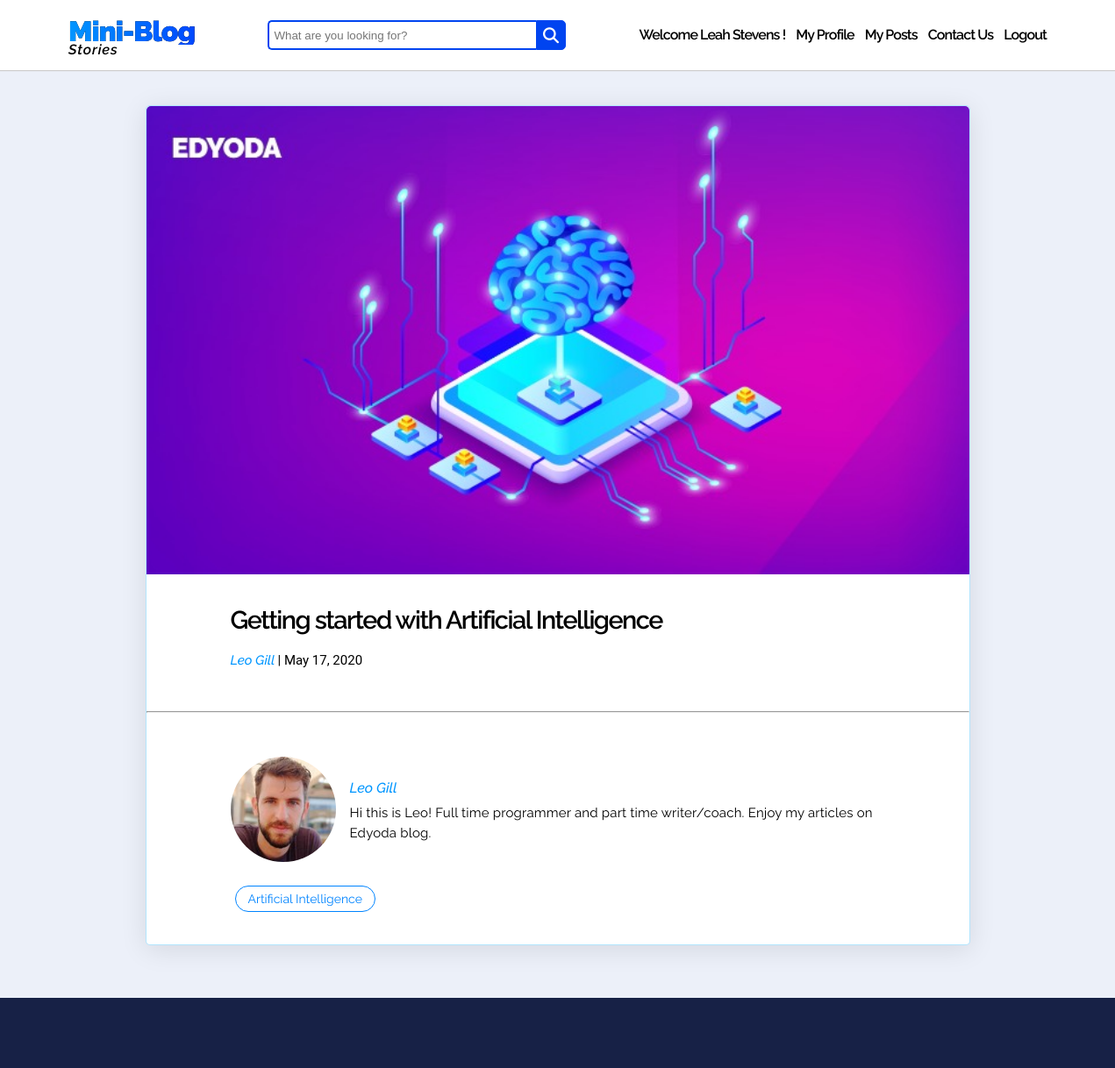
The app's page /blogs/posts/getting-started-with-artificial-intelligence (signed in) with its own data.
### account/models.py (models this page shows, shortened)
class MyUser(AbstractUser):
    email = models.EmailField(unique=True)
    slug = models.CharField(max_length=60, unique=True, blank=True)
    bio = models.CharField(max_length=500, blank=True)
    profile_image = models.ImageField(upload_to="account/profile_pic", default="profile-default.jpg", blank=True)
    is_author = models.BooleanField(default=False)
    REQUIRED_FIELDS = ['email', 'first_name', 'last_name']

### blog/models.py (models this page shows, shortened)
class Post(models.Model):
    statuses = [
        ('D', 'Draft'),
        ('P', 'Publish')
    ]
    title = models.CharField(max_length=120)
    slug = models.CharField(max_length=60, unique=True, blank=True)
    content = tinymce_models.HTMLField()
    status = models.CharField(max_length=1, choices=statuses)
    category = models.ForeignKey(Category, on_delete=models.CASCADE)
    author = models.ForeignKey(MyUser, on_delete=models.CASCADE)
    image = models.ImageField(upload_to='blog/post', default="post-default.jpg", blank=True)
    date = models.DateField(auto_now=True)

class Category(models.Model):
    name = models.CharField(max_length=50)
    description = models.CharField(max_length=255)
    slug = models.CharField(max_length=60, unique=True, blank=True)

### blog/views.py (the view)
# urls.py: path('posts/<slug:slug>', PostDetailView.as_view(), name="post-detail"),
class PostDetailView(LoginRequiredMixin, DetailView):
    login_url = "/accounts/login"
    model = Post
    context_object_name = "post"
    template_name = "blog/post_detail.html"
    queryset = Post.objects.filter(status="P")

### blog/templates/blog/post_detail.html (shortened to what this page needs)
{% extends "blog/base.html" %}
{% load static %}
{% block extra_head %}
    <link href="{% static 'blog/css/post_detail.css' %}" rel="stylesheet" type="text/css">
{% endblock %}
{% block content %}
    <div id="article">
        <img src="{{ post.image.url }}" alt="" id="cover-image"/>
        <div class="blog-meta">
            <h1>{{ post.title }}</h1>
            <p class="author"> {{ post.author.get_full_name }} <span class ="date"> | {{ post.date }}</span></p>
        </div>
        <div class="blog-content">
        </div>
        <hr>
        <div class="author-details">
            <div id="author-pic">
                <img src="{{ post.author.profile_image.url }}" alt=""/>
            </div>
            <div class="author-info">
                <a href="{% url 'profile-view' post.author.slug %}"><p class="author-name">{{ post.author.get_full_name }}</p></a>
                <p class="author-bio">{{ post.author.bio }}</p>
            </div>
        </div>
        <div class="tag-container">
            <button>{{ post.category.name }}</button>
        </div>
    </div>
{% endblock %}

### blog/templates/blog/base.html (shortened to what this page needs)
{% load static %}
<!DOCTYPE HTML>
<html>
    <head>
        <link href="{% static 'blog/css/base.css' %}" rel="stylesheet" type="text/css">
        {% block extra_head %}
        {% endblock %}
    </head>
    <body>
        <div id="top-bar">
            <div class="logo-bar">
                <div class="logo">
                    <a href="{% url 'index' %}">Mini-Blog</a>
                </div>
                <p>Stories</p>
            </div>
            <form method="GET" action="{% url 'search' %}">
                <div class="search">
                    <input type="text" name="query" class="searchTerm" placeholder="What are you looking for?">
                    <button type="submit" class="searchButton">
                    <i class="fa fa-search"></i>
                </button>
                </div>
            </form>
            <div id="menu-items-container">
                {% if request.user.is_authenticated %}
                    <p class="menu-item">Welcome {{ request.user.get_full_name }} !</p>
                    <a href="{% url 'profile-update' request.user.slug %}" class="menu-item">My Profile</a>
                    {% if request.user.is_author == True %}
                    <a href="{% url 'my-posts' %}" class="menu-item">My Posts</a>
                    {% endif %}
                    <a href="{% url 'contact-us' %}" class="menu-item">Contact Us</a>
                    <a href="{% url 'logout' %}" class="menu-item" style="margin-right: 0px;">Logout</a>
                {% else %}
                    <a href="{% url 'contact-us' %}" class="menu-item">Contact Us</a>
                    <a href="{% url 'login' %}" class="menu-item">Login</a>
                    <a href="{% url 'signup' %}"><button id="signup-btn">Signup</button></a>
                {% endif %}
            </div>
        </div>
        {% block content %}
        {% endblock %}
        <div id="bottom-bar"></div>
    </body>
</html>

### blog/static/blog/css/base.css (style rules this page uses)
body { background-color: #ECF0F9; margin: 0; }
#top-bar { background-color: white; position: fixed; top: 0; left: 0; align-items: center; box-sizing: border-box; box-shadow: 0 1px 1px #ccc; width: 100%; height: 80px; z-index: 90; padding: 1em 4.875em; display: flex; justify-content: space-between; }
.logo-bar { cursor: pointer; }
.logo { background-image: linear-gradient(269deg,#0048ff,#0096ff), linear-gradient(#000,#000); -webkit-background-clip: text; -webkit-text-fill-color: transparent; display: block; font-family: "Raleway"; font-size: 32px; font-weight: 900; height: 34px; letter-spacing: -0.9px; color: rgb(0, 132, 255); }
.logo-bar a { text-decoration: none; }
.logo-bar p { font-family: Raleway,sans-serif; font-size: 1em; font-weight: 600; font-style: italic; font-stretch: normal; line-height: .8; letter-spacing: .9px; margin: 0; }
.search { width: 340px; position: relative; display: flex; align-items: center; }
.searchTerm { width: 100%; border: 2px solid #0044F0; border-right: none; padding: 5px; height: 20px; border-radius: 5px 0 0 5px; outline: none; color: #9DBFAF; }
.searchButton { width: 38px; height: 34px; border: 1px solid #0044F0; background: #0044F0; text-align: center; color: #fff; border-radius: 0 5px 5px 0; cursor: pointer; font-size: 20px; }
.fa-search { color: white; font-size: 18px; }
#menu-items-container { display: flex; justify-content: flex-end; align-items: center; }
#menu-items-container a { text-decoration: none; color: #000; }
.menu-item { font-family: "Raleway"; font-size: 16px; font-weight: 600; letter-spacing: -0.9px; line-height: 69.84px; margin: 0px; margin-right: 12px; }
#bottom-bar { background-color: #172146; width: 100%; height: 80px; }

### blog/static/blog/css/post_detail.css (style rules this page uses)
#article { width: 938px; background-color: white; border-radius: 5px; box-shadow: 0 5px 30px 0 rgba(0,0,0,.1); border: 1px solid rgba(0,168,255,.3); margin: 120px auto; margin-bottom: 60px; }
#cover-image { width: 100%; height: 534px; border-top-left-radius: 5px; border-top-right-radius: 5px; }
.blog-meta { width: 100%; height: 108px; padding: 12px 96px 0px 96px; }
.blog-meta h1 { font-family: "Raleway"; font-size: 28.8px; font-weight: 600; letter-spacing: -1.5px; }
.author { font-family: 'Raleway'; font-size: 15px; font-weight: 500; font-style: italic; color: #0096ff; margin-top: 6px; }
.date { font-family: "Roboto"; font-size: 15px; font-weight: 400; font-style: normal; color: #000000; }
.blog-content { padding: 2em 6em; padding-top: 0px; overflow: hidden; }
hr { margin: 0%; }
.author-details { display: flex; align-items: center; width: 100%; height: 160px; padding: 2em 6em; padding-bottom: 0px; }
#author-pic img { width: 120px; height: 120px; border-radius: 50%; cursor: pointer; }
.author-info { width: 600px; margin-left: 16px; }
.author-info a { text-decoration: none; }
.author-info p { margin: 0%; padding: 4px 0px; }
.author-name { color: rgb(0, 150, 255);; font-family: "Raleway"; font-size: 16px; font-weight: 500; font-style: italic; }
.author-bio { font-family: "Raleway"; font-size: 15px; line-height: 1.5em; letter-spacing: .2px; }
.tag-container { padding-bottom: 2em; padding-left: 6em; padding-right: 6em; }
.tag-container button { display: inline-block; color: rgb(0, 132, 255); border: 1px solid rgb(0, 132, 255); border-radius: 20px; background-color: transparent; font-family: "Raleway"; font-size: 14px; cursor: pointer; min-width: 50px; padding: 6px 14px; margin: 5px; }
#bottom-bar { background-color: #172146; bottom: 0; width: 100%; height: 80px; }

### records on screen
MyUser: user.get_full_name "Leah Stevens"
Post: image (picture), title "Getting started with Artificial Intelligence", author.get_full_name "Leo Gill", date "May 17, 2020", author.profile_image (picture), author.bio "Hi this is Leo! Full time programmer and part time writer/coach. Enjoy my articles on Edyoda blog.", category.name "Artificial Intelligence"
